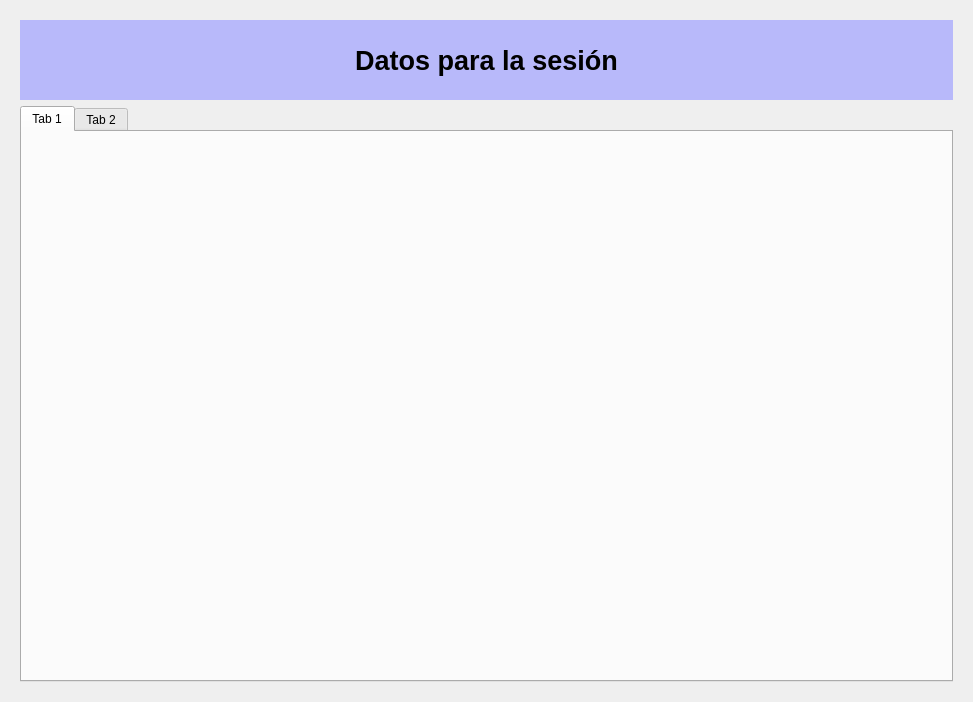
<?xml version="1.0" encoding="UTF-8"?>
<ui version="4.0">
 <class>Form</class>
 <widget class="QWidget" name="Form">
  <property name="geometry">
   <rect>
    <x>0</x>
    <y>0</y>
    <width>973</width>
    <height>702</height>
   </rect>
  </property>
  <property name="windowTitle">
   <string>Form</string>
  </property>
  <layout class="QHBoxLayout" name="horizontalLayout">
   <item>
    <widget class="QFrame" name="frame">
     <property name="minimumSize">
      <size>
       <width>0</width>
       <height>91</height>
      </size>
     </property>
     <property name="maximumSize">
      <size>
       <width>1000</width>
       <height>1000</height>
      </size>
     </property>
     <property name="styleSheet">
      <string notr="true"/>
     </property>
     <property name="frameShape">
      <enum>QFrame::NoFrame</enum>
     </property>
     <property name="frameShadow">
      <enum>QFrame::Raised</enum>
     </property>
     <layout class="QVBoxLayout" name="verticalLayout">
      <item>
       <widget class="QLabel" name="titulo">
        <property name="sizePolicy">
         <sizepolicy hsizetype="Expanding" vsizetype="Expanding">
          <horstretch>0</horstretch>
          <verstretch>0</verstretch>
         </sizepolicy>
        </property>
        <property name="maximumSize">
         <size>
          <width>955</width>
          <height>80</height>
         </size>
        </property>
        <property name="font">
         <font>
          <family>Ubuntu</family>
          <pointsize>20</pointsize>
          <weight>75</weight>
          <italic>false</italic>
          <bold>true</bold>
         </font>
        </property>
        <property name="styleSheet">
         <string notr="true">background-color: rgba(183, 184, 250, 252)</string>
        </property>
        <property name="frameShape">
         <enum>QFrame::NoFrame</enum>
        </property>
        <property name="frameShadow">
         <enum>QFrame::Plain</enum>
        </property>
        <property name="text">
         <string>Datos para la sesión</string>
        </property>
        <property name="alignment">
         <set>Qt::AlignCenter</set>
        </property>
       </widget>
      </item>
      <item>
       <widget class="QTabWidget" name="tabWidget">
        <property name="currentIndex">
         <number>0</number>
        </property>
        <widget class="QWidget" name="tab">
         <attribute name="title">
          <string>Tab 1</string>
         </attribute>
        </widget>
        <widget class="QWidget" name="tab_2">
         <attribute name="title">
          <string>Tab 2</string>
         </attribute>
        </widget>
       </widget>
      </item>
     </layout>
    </widget>
   </item>
  </layout>
 </widget>
 <resources/>
 <connections/>
</ui>
